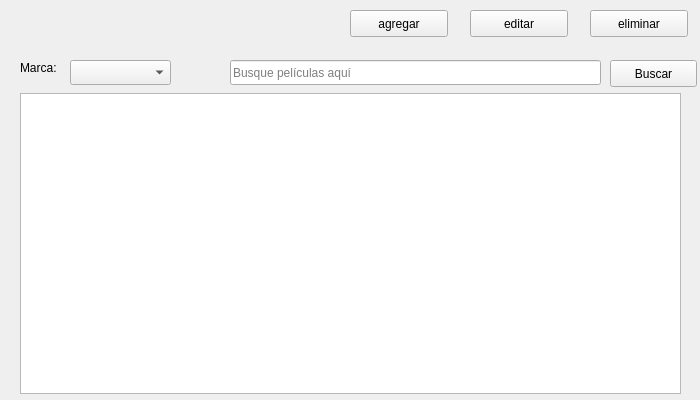
<?xml version="1.0" encoding="UTF-8"?>
<ui version="4.0">
 <class>MainWindow</class>
 <widget class="QWidget" name="MainWindow">
  <property name="geometry">
   <rect>
    <x>0</x>
    <y>0</y>
    <width>700</width>
    <height>400</height>
   </rect>
  </property>
  <property name="windowTitle">
   <string>productos</string>
  </property>
  <widget class="QComboBox" name="combo_marcas">
   <property name="geometry">
    <rect>
     <x>70</x>
     <y>60</y>
     <width>101</width>
     <height>25</height>
    </rect>
   </property>
  </widget>
  <widget class="QLabel" name="label">
   <property name="geometry">
    <rect>
     <x>20</x>
     <y>60</y>
     <width>51</width>
     <height>16</height>
    </rect>
   </property>
   <property name="text">
    <string>Marca:</string>
   </property>
  </widget>
  <widget class="QLineEdit" name="line_buscar">
   <property name="geometry">
    <rect>
     <x>230</x>
     <y>60</y>
     <width>371</width>
     <height>25</height>
    </rect>
   </property>
   <property name="placeholderText">
    <string>Busque películas aquí</string>
   </property>
  </widget>
  <widget class="QPushButton" name="boton_buscar">
   <property name="geometry">
    <rect>
     <x>610</x>
     <y>60</y>
     <width>87</width>
     <height>27</height>
    </rect>
   </property>
   <property name="text">
    <string>Buscar</string>
   </property>
  </widget>
  <widget class="QTableView" name="tabla_productos">
   <property name="geometry">
    <rect>
     <x>20</x>
     <y>93</y>
     <width>661</width>
     <height>301</height>
    </rect>
   </property>
  </widget>
  <widget class="QPushButton" name="boton_eliminar">
   <property name="geometry">
    <rect>
     <x>590</x>
     <y>10</y>
     <width>98</width>
     <height>27</height>
    </rect>
   </property>
   <property name="text">
    <string>eliminar</string>
   </property>
  </widget>
  <widget class="QPushButton" name="boton_editar">
   <property name="geometry">
    <rect>
     <x>470</x>
     <y>10</y>
     <width>98</width>
     <height>27</height>
    </rect>
   </property>
   <property name="text">
    <string>editar</string>
   </property>
  </widget>
  <widget class="QPushButton" name="boton_agregar">
   <property name="geometry">
    <rect>
     <x>350</x>
     <y>10</y>
     <width>98</width>
     <height>27</height>
    </rect>
   </property>
   <property name="text">
    <string>agregar</string>
   </property>
  </widget>
 </widget>
 <resources/>
 <connections/>
</ui>
